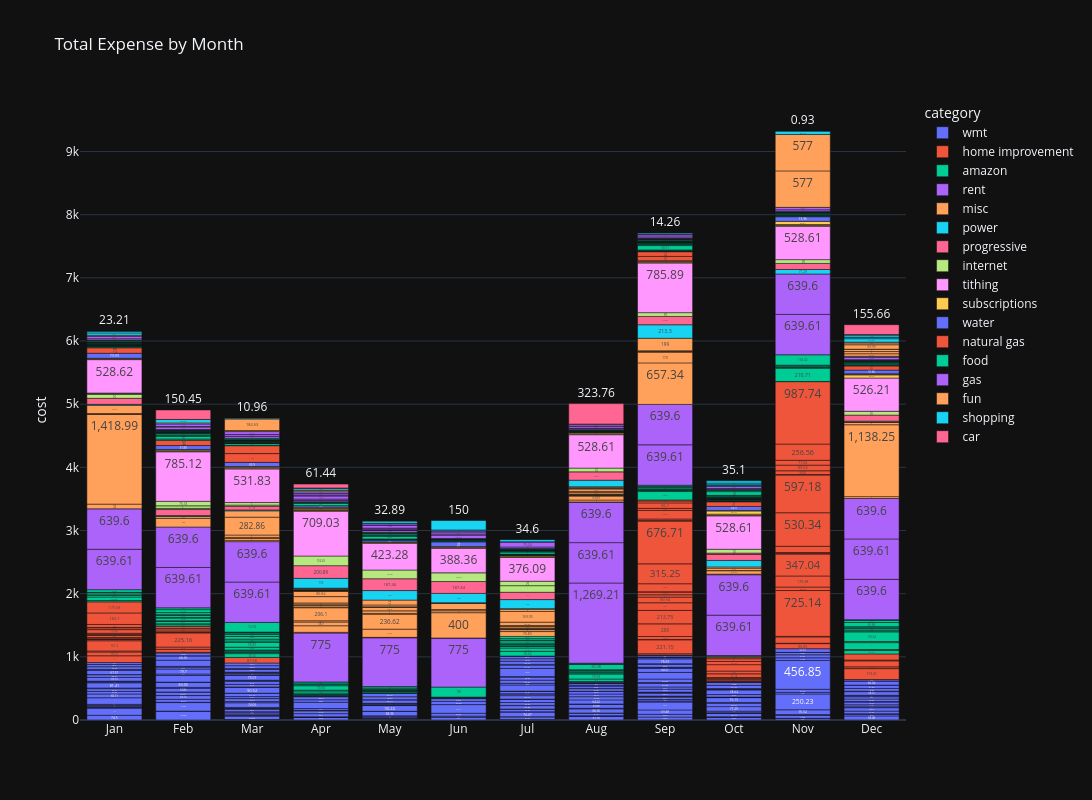

The code cell stored with this chart in its notebook:
### Markdown cell above
### OG Graph Remake

### Code cell
# tempDF = df.group_by(["monthName", 'month']).agg(pl.sum("cost")) 

fig = px.bar(df.to_pandas(), x="monthName", y="cost", color="category", hover_data=['description', 'cardType', 'day'],
             title="Total Expense by Month",
             category_orders={"monthName": month_order},
             template='plotly_dark',
             labels={'monthName':''},
             text_auto=True,
             height=800,
             width=1600)

fig.show()
# fig.show()

### Figure 1 — Plotly figure (JSON) as saved in the notebook; plotly's stock layout.template omitted (floating-point values rounded to 4 significant figures; data arrays with more than 128 entries replaced by an {"elided": "..."} marker saying what was removed)
{"data": [{"customdata": {"elided": "270x3 mixed values"}, "hovertemplate": "category=wmt<br>=%{x}<br>cost=%{y}<br>description=%{customdata[0]}<br>cardType=%{customdata[1]}<br>day=%{customdata[2]}<extra></extra>", "legendgroup": "wmt", "marker": {"color": "#636efa", "pattern": {"shape": ""}}, "name": "wmt", "orientation": "v", "showlegend": true, "textposition": "auto", "texttemplate": "%{y}", "type": "bar", "x": {"elided": "270 str values"}, "xaxis": "x", "y": {"elided": "270 float values"}, "yaxis": "y"}, {"customdata": {"elided": "87x3 mixed values"}, "hovertemplate": "category=home improvement<br>=%{x}<br>cost=%{y}<br>description=%{customdata[0]}<br>cardType=%{customdata[1]}<br>day=%{customdata[2]}<extra></extra>", "legendgroup": "home improvement", "marker": {"color": "#EF553B", "pattern": {"shape": ""}}, "name": "home improvement", "orientation": "v", "showlegend": true, "textposition": "auto", "texttemplate": "%{y}", "type": "bar", "x": ["Jan", "Jan", "Jan", "Jan", "Jan", "Jan", "Jan", "Jan", "Jan", "Jan", "Jan", "Jan", "Jan", "Jan", "Jan", "Jan", "Jan", "Jan", "Jan", "Feb", "Feb", "Feb", "Feb", "Feb", "Feb", "Feb", "Feb", "Feb", "Mar", "Sep", "Sep", "Sep", "Sep", "Sep", "Sep", "Sep", "Sep", "Sep", "Sep", "Sep", "Sep", "Sep", "Sep", "Sep", "Sep", "Sep", "Sep", "Sep", "Sep", "Sep", "Oct", "Oct", "Oct", "Oct", "Oct", "Oct", "Oct", "Oct", "Oct", "Oct", "Oct", "Oct", "Nov", "Nov", "Nov", "Nov", "Nov", "Nov", "Nov", "Nov", "Nov", "Nov", "Nov", "Nov", "Nov", "Nov", "Nov", "Nov", "Nov", "Nov", "Nov", "Nov", "Dec", "Dec", "Dec", "Dec", "Dec"], "xaxis": "x", "y": [107.3, 59.73, 16.43, 161.2, 21.68, 1.08, 1.08, 9.84, 19.04, 30.66, 15.11, 20.82, 57.62, 28.49, 5.04, 0.2, 47.8, 182.1, 175.6, 10.95, 48.6, 34.47, 225.2, 3.83, 12.29, 30.71, 25.2, 29.15, 87.68, 19.74, 221.2, 4.44, 47.65, 200.0, 213.8, 120.2, 89.94, 36.2, 44.94, 3.26, 126.7, 315.2, 676.7, 10.53, 23.0, 134.8, 33.45, 86.7, 30.63, 15.78, 5.96, 5.93, 20.83, 13.16, 13.16, 13.16, 57.74, 43.9, 101.4, 50.69, 43.0, 25.75, 80.85, 5.99, 100.0, 9.27, 725.1, 55.08, 175.4, 347.0, 7.79, 16.0, 99.5, 530.3, 597.2, 8.77, 58.43, 89.62, 77.04, 256.6, 987.7, 3.0, 173.4, 27.29, 95.35, 13.98, 95.42], "yaxis": "y"}, {"customdata": {"elided": "105x3 mixed values"}, "hovertemplate": "category=amazon<br>=%{x}<br>cost=%{y}<br>description=%{customdata[0]}<br>cardType=%{customdata[1]}<br>day=%{customdata[2]}<extra></extra>", "legendgroup": "amazon", "marker": {"color": "#00cc96", "pattern": {"shape": ""}}, "name": "amazon", "orientation": "v", "showlegend": true, "textposition": "auto", "texttemplate": "%{y}", "type": "bar", "x": ["Jan", "Jan", "Jan", "Jan", "Jan", "Jan", "Jan", "Feb", "Feb", "Feb", "Feb", "Feb", "Feb", "Feb", "Feb", "Feb", "Feb", "Feb", "Feb", "Mar", "Mar", "Mar", "Mar", "Mar", "Mar", "Mar", "Mar", "Mar", "Mar", "Mar", "Mar", "Mar", "Mar", "Mar", "Apr", "Apr", "Apr", "Apr", "Apr", "Apr", "Apr", "Apr", "Apr", "May", "May", "May", "May", "May", "May", "May", "May", "May", "May", "Jun", "Jun", "Jul", "Jul", "Jul", "Jul", "Jul", "Jul", "Jul", "Jul", "Jul", "Jul", "Jul", "Aug", "Aug", "Aug", "Aug", "Aug", "Aug", "Aug", "Aug", "Aug", "Aug", "Sep", "Sep", "Sep", "Sep", "Sep", "Sep", "Sep", "Sep", "Oct", "Oct", "Nov", "Nov", "Nov", "Nov", "Nov", "Nov", "Dec", "Dec", "Dec", "Dec", "Dec", "Dec", "Dec", "Dec", "Dec", "Dec", "Dec", "Dec", "Dec"], "xaxis": "x", "y": [21.94, 54.86, 24.95, 23.4, 21.94, 3.73, 42.39, 26.33, 16.44, 35.11, 10.96, 43.88, 8.32, 2.38, 31.82, 10.85, 32.9, 47.18, 28.52, 60.34, 16.45, 14.26, 16.45, 10.96, 43.89, 76.81, 21.94, 28.85, 43.89, 29.62, 21.94, 11.95, 4.01, 152.5, 9.75, 8.13, 19.52, 32.54, 13.01, 70.34, 18.43, 25.23, 16.15, 3.9, 7.8, 18.29, 8.13, 16.25, 2.59, 1.08, 10.3, 18.54, 21.68, 8.13, 158.0, 74.62, 51.94, 27.98, 4.93, 16.26, 10.96, 18.65, 35.65, 7.67, 25.88, 35.65, 38.4, 79.01, 16.26, 13.16, 18.2, 9.87, 10.96, 83.38, 10.96, 8.77, 133.5, 16.26, 8.77, 9.27, 21.93, 13.12, 8.77, 21.68, 16.26, 8.38, 210.7, 16.26, 3.23, 15.5, 13.16, 163.4, 54.06, 16.26, 108.6, 16.43, 153.6, 15.35, 15.91, 25.23, 20.82, 5.48, 65.84, 35.11, 8.77], "yaxis": "y"}, {"customdata": [["ACH Withdrawal PENNYMAC CASH Blake Daniel Dennett", "Debit", 28], ["ACH Withdrawal PENNYMAC CASH Blake Daniel Dennett", "Debit", 14], ["ACH Withdrawal PENNYMAC CASH Blake Daniel Dennett", "Debit", 25], ["ACH Withdrawal PENNYMAC CASH Blake Daniel Dennett", "Debit", 11], ["ACH Withdrawal PENNYMAC CASH Blake Daniel Dennett", "Debit", 25], ["ACH Withdrawal PENNYMAC CASH Blake Daniel Dennett", "Debit", 11], ["ACH Withdrawal ELECTRONIC WITHDRAWAL", "Debit", 4], ["ACH Withdrawal VENMO PAYMENT ADANYA AND BLAKE DENNE", "Debit", 5], ["ACH Withdrawal VENMO PAYMENT ADANYA AND BLAKE DENNE", "Debit", 4], ["ACH Withdrawal PENNYMAC CASH Blake Daniel Dennett", "Debit", 4], ["ACH Withdrawal PENNYMAC CASH Blake Daniel Dennett", "Debit", 27], ["ACH Withdrawal PENNYMAC CASH Blake Daniel Dennett", "Debit", 13], ["ACH Withdrawal PENNYMAC CASH Blake Daniel Dennett", "Debit", 24], ["ACH Withdrawal PENNYMAC CASH Blake Daniel Dennett", "Debit", 10], ["ACH Withdrawal PENNYMAC CASH Blake Daniel Dennett", "Debit", 22], ["ACH Withdrawal PENNYMAC CASH Blake Daniel Dennett", "Debit", 8], ["ACH Withdrawal PENNYMAC CASH Blake Daniel Dennett", "Debit", 19], ["ACH Withdrawal PENNYMAC CASH Blake Daniel Dennett", "Debit", 5], ["ACH Withdrawal PENNYMAC CASH Blake Daniel Dennett", "Debit", 31], ["ACH Withdrawal PENNYMAC CASH Blake Daniel Dennett", "Debit", 17], ["ACH Withdrawal PENNYMAC CASH Blake Daniel Dennett", "Debit", 3]], "hovertemplate": "category=rent<br>=%{x}<br>cost=%{y}<br>description=%{customdata[0]}<br>cardType=%{customdata[1]}<br>day=%{customdata[2]}<extra></extra>", "legendgroup": "rent", "marker": {"color": "#ab63fa", "pattern": {"shape": ""}}, "name": "rent", "orientation": "v", "showlegend": true, "textposition": "auto", "texttemplate": "%{y}", "type": "bar", "x": ["Jan", "Jan", "Feb", "Feb", "Mar", "Mar", "Apr", "May", "Jun", "Aug", "Aug", "Aug", "Sep", "Sep", "Oct", "Oct", "Nov", "Nov", "Dec", "Dec", "Dec"], "xaxis": "x", "y": [639.6, 639.6, 639.6, 639.6, 639.6, 639.6, 775.0, 775.0, 775.0, 1269.0, 639.6, 639.6, 639.6, 639.6, 639.6, 639.6, 639.6, 639.6, 639.6, 639.6, 639.6], "yaxis": "y"}, {"customdata": {"elided": "94x3 mixed values"}, "hovertemplate": "category=misc<br>=%{x}<br>cost=%{y}<br>description=%{customdata[0]}<br>cardType=%{customdata[1]}<br>day=%{customdata[2]}<extra></extra>", "legendgroup": "misc", "marker": {"color": "#FFA15A", "pattern": {"shape": ""}}, "name": "misc", "orientation": "v", "showlegend": true, "textposition": "auto", "texttemplate": "%{y}", "type": "bar", "x": ["Jan", "Jan", "Jan", "Jan", "Jan", "Feb", "Feb", "Mar", "Mar", "Mar", "Mar", "Mar", "Mar", "Apr", "Apr", "Apr", "Apr", "Apr", "Apr", "Apr", "Apr", "Apr", "Apr", "Apr", "Apr", "Apr", "Apr", "Apr", "Apr", "Apr", "Apr", "Apr", "Apr", "May", "May", "May", "May", "May", "May", "May", "May", "May", "May", "May", "May", "Jun", "Jun", "Jun", "Jun", "Jun", "Jun", "Jun", "Jul", "Jul", "Jul", "Jul", "Jul", "Jul", "Jul", "Jul", "Jul", "Jul", "Jul", "Jul", "Jul", "Aug", "Aug", "Aug", "Aug", "Aug", "Aug", "Aug", "Aug", "Aug", "Aug", "Aug", "Aug", "Aug", "Aug", "Sep", "Sep", "Sep", "Sep", "Sep", "Sep", "Oct", "Oct", "Oct", "Oct", "Oct", "Dec", "Dec", "Dec", "Dec"], "xaxis": "x", "y": [75.0, 1419.0, 2.99, 12.99, 130.3, 138.0, 28.45, 20.0, 30.0, 17.01, 38.0, 282.9, 100.0, 10.96, 103.5, 58.9, 20.32, 206.1, 12.23, 22.61, 22.61, 18.89, 100.0, 80.82, 10.95, 8.55, 3.2, 2.35, 1.31, 7.0, 9.87, 3.28, 6.57, 1.04, 1.04, 3.31, 129.7, 236.6, 12.47, 40.0, 53.5, 1.04, 9.0, 30.0, 77.0, 2.6, 400.0, 30.0, 19.13, 100.5, 4.49, 3.49, 76.83, 30.0, 10.6, 1.99, 5.0, 1.1, 27.94, 2.0, 16.43, 53.99, 169.9, 35.0, 9.11, 5.0, 30.0, 63.89, 5.0, 8.67, 3.0, 7.57, 7.43, 25.23, 15.9, 37.59, 11.0, 8.5, 14.86, 657.3, 170.0, 9.99, 1.0, 10.16, 199.0, 9.99, 53.78, 3.0, 37.75, 20.0, 30.0, 1138.0, 38.0, 5.0], "yaxis": "y"}, {"customdata": [["ACH Withdrawal ENTERGY ARKANSAS BANK DRAFT BLAKE DENNETT DIRECT DEBITING", "Debit", 26], ["ACH Withdrawal ENTERGY ARKANSAS BANK DRAFT BLAKE DENNETT DIRECT DEBITING", "Debit", 24], ["ACH Withdrawal ENTERGY ARKANSAS BANK DRAFT BLAKE DENNETT DIRECT DEBITING", "Debit", 24], ["ACH Withdrawal ENTERGY ARKANSAS BANK DRAFT BLAKE DENNETT DIRECT DEBITING", "Debit", 21], ["ACH Withdrawal ENTERGY ARKANSAS BANK DRAFT BLAKE DENNETT DIRECT DEBITING", "Debit", 20], ["ACH Withdrawal ENTERGY ARKANSAS BANK DRAFT BLAKE DENNETT DIRECT DEBITING", "Debit", 23], ["ACH Withdrawal ENTERGY ARKANSAS BANK DRAFT BLAKE DENNETT DIRECT DEBITING", "Debit", 21], ["ACH Withdrawal ENTERGY ARKANSAS BANK DRAFT BLAKE DENNETT DIRECT DEBITING", "Debit", 18], ["ACH Withdrawal ENTERGY ARKANSAS BANK DRAFT BLAKE DENNETT DIRECT DEBITING", "Debit", 24], ["ACH Withdrawal ENTERGY ARKANSAS BANK DRAFT BLAKE DENNETT DIRECT DEBITING", "Debit", 24], ["ACH Withdrawal ENTERGY ARKANSAS BANK DRAFT BLAKE DENNETT DIRECT DEBITING", "Debit", 24], ["ACH Withdrawal ENTERGY ARKANSAS BANK DRAFT BLAKE DENNETT DIRECT DEBITING", "Debit", 26]], "hovertemplate": "category=power<br>=%{x}<br>cost=%{y}<br>description=%{customdata[0]}<br>cardType=%{customdata[1]}<br>day=%{customdata[2]}<extra></extra>", "legendgroup": "power", "marker": {"color": "#19d3f3", "pattern": {"shape": ""}}, "name": "power", "orientation": "v", "showlegend": true, "textposition": "auto", "texttemplate": "%{y}", "type": "bar", "x": ["Jan", "Feb", "Mar", "Apr", "May", "Jun", "Jul", "Aug", "Sep", "Oct", "Nov", "Dec"], "xaxis": "x", "y": [13.8, 14.17, 14.53, 155.0, 151.0, 148.0, 143.0, 105.1, 213.3, 102.1, 71.29, 13.8], "yaxis": "y"}, {"customdata": [["ACH Withdrawal STATE FARM RO 27 CPC-CLIENT BLAKE DENNETT", "Debit", 21], ["ACH Withdrawal STATE FARM RO 27 CPC-CLIENT BLAKE DENNETT", "Debit", 19], ["ACH Withdrawal STATE FARM RO 27 CPC-CLIENT BLAKE DENNETT", "Debit", 19], ["ACH Withdrawal PROG DIRECT INS INS PREM Blake Dennett BRANCH03DEBIT ACH", "Debit", 10], ["ACH Withdrawal PROG DIRECT INS INS PREM Blake Dennett BRANCH03DEBIT ACH", "Debit", 12], ["ACH Withdrawal PROG DIRECT INS INS PREM Blake Dennett BRANCH03DEBIT ACH", "Debit", 10], ["ACH Withdrawal PROG DIRECT INS INS PREM Blake Dennett BRANCH03DEBIT ACH", "Debit", 10], ["ACH Withdrawal PROG DIRECT INS INS PREM Blake Dennett BRANCH03DEBIT ACH", "Debit", 12], ["ACH Withdrawal PROG DIRECT INS INS PREM Blake Dennett BRANCH03DEBIT ACH", "Debit", 10], ["ACH Withdrawal STATE FARM BILLG PAYMENTS DENNETT BLAKE", "Debit", 14], ["ACH Withdrawal PROG DIRECT INS INS PREM Blake Dennett BRANCH03DEBIT ACH", "Debit", 10], ["ACH Withdrawal STATE FARM RO 27 CPC-CLIENT BLAKE DENNETT", "Debit", 19], ["ACH Withdrawal STATE FARM RO 27 CPC-CLIENT BLAKE DENNETT", "Debit", 19]], "hovertemplate": "category=progressive<br>=%{x}<br>cost=%{y}<br>description=%{customdata[0]}<br>cardType=%{customdata[1]}<br>day=%{customdata[2]}<extra></extra>", "legendgroup": "progressive", "marker": {"color": "#FF6692", "pattern": {"shape": ""}}, "name": "progressive", "orientation": "v", "showlegend": true, "textposition": "auto", "texttemplate": "%{y}", "type": "bar", "x": ["Jan", "Feb", "Mar", "Apr", "May", "Jun", "Jul", "Aug", "Sep", "Oct", "Oct", "Nov", "Dec"], "xaxis": "x", "y": [96.04, 96.04, 57.75, 200.9, 187.4, 187.4, 116.2, 131.9, 131.8, 96.07, 20.8, 96.04, 96.04], "yaxis": "y"}, {"customdata": [["ACH Withdrawal OPTIMUM 7701 CABLE PMNT B DENNETT", "Debit", 20], ["VISIBLE                  866-331-3527 CO", "Credit", 27], ["VISIBLE                  866-331-3527 CO", "Credit", 25], ["PY *TCW                  501-3299144  AR", "Credit", 22], ["ACH Withdrawal OPTIMUM 7701 CABLE PMNT B DENNETT", "Debit", 27], ["VISIBLE                  866-331-3527 CO", "Credit", 25], ["PY *TCW                  501-3299144  AR", "Credit", 15], ["ACH Withdrawal VIASAT, INC. J2501 RCUR BLAKE DENNETT", "Debit", 23], ["ACH Withdrawal VIASAT, INC. J2531 RCUR BLAKE DENNETT", "Debit", 23], ["ACH Withdrawal VIASAT, INC. J2562 RCUR BLAKE DENNETT", "Debit", 23], ["ACH Withdrawal VIASAT, INC. J2592 RCUR BLAKE DENNETT", "Debit", 23], ["ACH Withdrawal OPTIMUM 7701 CABLE PMNT B DENNETT", "Debit", 8], ["ACH Withdrawal OPTIMUM 7701 CABLE PMNT B DENNETT", "Debit", 19], ["ACH Withdrawal OPTIMUM 7701 CABLE PMNT B DENNETT", "Debit", 19], ["ACH Withdrawal OPTIMUM 7701 CABLE PMNT B DENNETT", "Debit", 20], ["ACH Withdrawal OPTIMUM 7701 CABLE PMNT B DENNETT", "Debit", 19], ["ACH Withdrawal OPTIMUM 7701 CABLE PMNT B DENNETT", "Debit", 19]], "hovertemplate": "category=internet<br>=%{x}<br>cost=%{y}<br>description=%{customdata[0]}<br>cardType=%{customdata[1]}<br>day=%{customdata[2]}<extra></extra>", "legendgroup": "internet", "marker": {"color": "#B6E880", "pattern": {"shape": ""}}, "name": "internet", "orientation": "v", "showlegend": true, "textposition": "auto", "texttemplate": "%{y}", "type": "bar", "x": ["Jan", "Jan", "Feb", "Feb", "Feb", "Mar", "Mar", "Apr", "May", "Jun", "Jul", "Jul", "Aug", "Sep", "Oct", "Nov", "Dec"], "xaxis": "x", "y": [60.0, 19.0, 19.0, 40.0, 70.33, 19.0, 40.0, 152.7, 137.7, 137.7, 104.3, 70.0, 60.0, 60.0, 60.0, 60.0, 60.0], "yaxis": "y"}, {"customdata": [["ACH Withdrawal Ch JesusChrist DONATION BLAKE DANIEL DENNETT 202601051553583", "Debit", 6], ["ACH Withdrawal Ch JesusChrist DONATION BLAKE DANIEL DENNETT 202601051553583", "Debit", 6], ["ACH Withdrawal Ch JesusChrist DONATION BLAKE DANIEL DENNETT 2026020912040511", "Debit", 10], ["ACH Withdrawal Ch JesusChrist DONATION BLAKE DANIEL DENNETT 2026030912040312", "Debit", 10], ["Ch JesusChrist  DONATION  250401", "Debit", 1], ["ACH Withdrawal Ch JesusChrist DONATION BLAKE DANIEL DENNETT 202505051205419", "Debit", 6], ["ACH Withdrawal Ch JesusChrist DONATION BLAKE DANIEL DENNETT 2025060212401616", "Debit", 3], ["ACH Withdrawal Ch JesusChrist DONATION BLAKE DANIEL DENNETT 202507071205460", "Debit", 8], ["ACH Withdrawal Ch JesusChrist DONATION BLAKE DANIEL DENNETT 202508041210124", "Debit", 5], ["ACH Withdrawal Ch JesusChrist DONATION BLAKE DANIEL DENNETT 2025090812051614", "Debit", 9], ["ACH Withdrawal Ch JesusChrist DONATION BLAKE DANIEL DENNETT 2025111712060411", "Debit", 18], ["ACH Withdrawal Ch JesusChrist DONATION BLAKE DANIEL DENNETT 202511171205510", "Debit", 18], ["ACH Withdrawal Ch JesusChrist DONATION BLAKE DANIEL DENNETT 202512081205105", "Debit", 9]], "hovertemplate": "category=tithing<br>=%{x}<br>cost=%{y}<br>description=%{customdata[0]}<br>cardType=%{customdata[1]}<br>day=%{customdata[2]}<extra></extra>", "legendgroup": "tithing", "marker": {"color": "#FF97FF", "pattern": {"shape": ""}}, "name": "tithing", "orientation": "v", "showlegend": true, "textposition": "auto", "texttemplate": "%{y}", "type": "bar", "x": ["Jan", "Jan", "Feb", "Mar", "Apr", "May", "Jun", "Jul", "Aug", "Sep", "Oct", "Nov", "Dec"], "xaxis": "x", "y": [5.0, 528.6, 785.1, 531.8, 709.0, 423.3, 388.4, 376.1, 528.6, 785.9, 528.6, 528.6, 526.2], "yaxis": "y"}, {"customdata": [["Card purchase Spotify USA  877-7781161 NY 01-05-2026", "Debit", 5], ["Netflix                  1 8445052993 CA", "Credit", 27], ["NETFLIX", "Credit", 28], ["Audible*XR59M3UR3        Amzn.com/billNJ", "Credit", 22], ["Card purchase Spotify P3F0F2B906  New York NY 02-05-2026", "Debit", 5], ["Card purchase Spotify P400B3C572  New York NY 03-05-2026", "Debit", 5], ["Netflix.com              netflix.com  CA", "Credit", 29], ["Audible*Y354A9E53        Amzn.com/billNJ", "Credit", 22], ["Card purchase Spotify USA    04-24-2025", "Debit", 24], ["Bill payment Withdrawal Phtoshp Lightrm  San Jose, CA", "Debit", 13], ["APPLE.COM/BILL           866-712-7753 CA", "Credit", 13], ["APPLE.COM/BILL           866-712-7753 CA", "Credit", 10], ["APPLE.COM/BILL           866-712-7753 CA", "Credit", 7], ["Card purchase Spotify USA    05-24-2025", "Debit", 25], ["Bill payment Withdrawal Phtoshp Lightrm Bndl Park Avenue,345 adobe.com, CA", "Debit", 13], ["Card purchase Spotify USA    06-24-2025", "Debit", 24], ["Bill payment Withdrawal Phtoshp Lightrm Bndl Park Avenue,345 adobe.com, CA", "Debit", 13], ["Card purchase Spotify P38DD91210    07-24-2025", "Debit", 24], ["Bill payment Withdrawal Phtoshp Lightrm Bndl Park Avenue,345 adobe.com, CA", "Debit", 13], ["Card purchase Spotify P39D6B1224    08-24-2025", "Debit", 24], ["Bill payment Withdrawal Phtoshp Lightrm Bndl Park Avenue,345 adobe.com, CA", "Debit", 13], ["NETFLIX.COM              NETFLIX.COM  CA", "Credit", 28], ["Card purchase Spotify P3AD773BF6    09-24-2025", "Debit", 24], ["Bill payment Withdrawal Phtoshp Lightrm Bndl Park Avenue,345 adobe.com, CA", "Debit", 13], ["NETFLIX", "Credit", 28], ["Card purchase Spotify P3BC3DFBFD  New York NY 10-24-2025", "Debit", 24], ["Bill payment Withdrawal ADOBE INC PHTOSHP LIGHTRM ADOBE.COM SAN JOSE, CA", "Debit", 13], ["ACH Withdrawal ADT SECURITY SER ADTPAPACH DENNETT, BLAKE", "Debit", 10], ["NETFLIX.COM              NETFLIX.COM  CA", "Credit", 28], ["Card purchase Spotify P3CB6775D6  New York NY 11-24-2025", "Debit", 23], ["Bill payment Withdrawal ADOBE INC PHTOSHP LIGHTRM ADOBE.COM SAN JOSE, CA", "Debit", 13], ["ACH Withdrawal ADT SECURITY SER ADTPAPACH DENNETT, BLAKE", "Debit", 10], ["ACH Withdrawal ADT SECURITY SER ADTPAPACH DENNETT, BLAKE", "Debit", 8], ["Netflix                  1 8445052993 CA", "Credit", 28], ["NETFLIX.COM              NETFLIX.COM  CA", "Credit", 2]], "hovertemplate": "category=subscriptions<br>=%{x}<br>cost=%{y}<br>description=%{customdata[0]}<br>cardType=%{customdata[1]}<br>day=%{customdata[2]}<extra></extra>", "legendgroup": "subscriptions", "marker": {"color": "#FECB52", "pattern": {"shape": ""}}, "name": "subscriptions", "orientation": "v", "showlegend": true, "textposition": "auto", "texttemplate": "%{y}", "type": "bar", "x": ["Jan", "Jan", "Feb", "Feb", "Feb", "Mar", "Mar", "Mar", "Apr", "Apr", "Apr", "Apr", "Apr", "May", "May", "Jun", "Jun", "Jul", "Jul", "Aug", "Aug", "Aug", "Sep", "Sep", "Sep", "Oct", "Oct", "Oct", "Oct", "Nov", "Nov", "Nov", "Dec", "Dec", "Dec"], "xaxis": "x", "y": [11.99, 8.77, 8.77, 16.41, 11.99, 12.99, 8.77, 16.41, 11.99, 9.99, 16.49, 7.99, 15.99, 11.99, 9.99, 11.99, 14.99, 11.99, 14.99, 11.99, 14.99, 8.77, 11.99, 14.99, 8.77, 11.99, 14.99, 50.47, 8.77, 11.99, 14.99, 50.47, 50.47, 8.77, 8.77], "yaxis": "y"}, {"customdata": [["ACH Withdrawal EL DORADO WATER UMS BILL DENNETT, BLAKE", "Debit", 2], ["ACH Withdrawal EL DORADO WATER UMS BILL DENNETT, BLAKE", "Debit", 3], ["ACH Withdrawal EL DORADO WATER UMS BILL DENNETT, BLAKE", "Debit", 4], ["Check", "Debit", 29], ["SHARE CHECK", "Debit", 29], ["Card purchase EL DORADO WATER UTI    06-27-2025", "Debit", 29], ["ACH Withdrawal EL DORADO WATER UMS BILL DENNETT, BLAKE", "Debit", 2], ["ACH Withdrawal EL DORADO WATER UMS BILL DENNETT, BLAKE", "Debit", 3], ["ACH Withdrawal EL DORADO WATER UMS BILL DENNETT, BLAKE", "Debit", 3]], "hovertemplate": "category=water<br>=%{x}<br>cost=%{y}<br>description=%{customdata[0]}<br>cardType=%{customdata[1]}<br>day=%{customdata[2]}<extra></extra>", "legendgroup": "water", "marker": {"color": "#636efa", "pattern": {"shape": ""}}, "name": "water", "orientation": "v", "showlegend": true, "textposition": "auto", "texttemplate": "%{y}", "type": "bar", "x": ["Jan", "Feb", "Mar", "Apr", "May", "Jun", "Oct", "Nov", "Dec"], "xaxis": "x", "y": [79.99, 61.88, 65.9, 25.24, 24.47, 75.0, 62.9, 73.96, 57.86], "yaxis": "y"}, {"customdata": [["ACH Withdrawal SUMMIT SUA BILLPAY BLAKE DENNETT BILLPAY", "Debit", 1], ["ACH Withdrawal SUMMIT SUA BILLPAY BLAKE DENNETT BILLPAY", "Debit", 2], ["ACH Withdrawal SUMMIT SUA BILLPAY BLAKE DENNETT BILLPAY", "Debit", 31], ["ACH Withdrawal SUMMIT SUA BILLPAY BLAKE DENNETT BILLPAY", "Debit", 3], ["ACH Withdrawal SUMMIT SUA BILLPAY BLAKE DENNETT BILLPAY", "Debit", 30], ["ACH Withdrawal SUMMIT SUA BILLPAY BLAKE DENNETT BILLPAY", "Debit", 2], ["ACH Withdrawal SUMMIT SUA BILLPAY BLAKE DENNETT BILLPAY", "Debit", 30], ["ACH Withdrawal SUMMIT SUA BILLPAY BLAKE DENNETT BILLPAY", "Debit", 2]], "hovertemplate": "category=natural gas<br>=%{x}<br>cost=%{y}<br>description=%{customdata[0]}<br>cardType=%{customdata[1]}<br>day=%{customdata[2]}<extra></extra>", "legendgroup": "natural gas", "marker": {"color": "#EF553B", "pattern": {"shape": ""}}, "name": "natural gas", "orientation": "v", "showlegend": true, "textposition": "auto", "texttemplate": "%{y}", "type": "bar", "x": ["Jan", "Feb", "Mar", "Mar", "Sep", "Sep", "Oct", "Dec"], "xaxis": "x", "y": [87.0, 84.0, 139.0, 125.0, 69.0, 74.0, 75.0, 66.0], "yaxis": "y"}, {"customdata": {"elided": "216x3 mixed values"}, "hovertemplate": "category=food<br>=%{x}<br>cost=%{y}<br>description=%{customdata[0]}<br>cardType=%{customdata[1]}<br>day=%{customdata[2]}<extra></extra>", "legendgroup": "food", "marker": {"color": "#00cc96", "pattern": {"shape": ""}}, "name": "food", "orientation": "v", "showlegend": true, "textposition": "auto", "texttemplate": "%{y}", "type": "bar", "x": {"elided": "216 str values"}, "xaxis": "x", "y": {"elided": "216 float values"}, "yaxis": "y"}, {"customdata": [["EXXON MISSLE MART 7      EL DORADO    AR", "Credit", 29], ["MURPHY7520ATWALMART      EL DORADO    AR", "Credit", 18], ["MURPHY7520ATWALMART      EL DORADO    AR", "Credit", 1], ["NITRO STATION            REXBURG      ID", "Credit", 27], ["SHELL OIL 12786350004    EL DORADO    AR", "Credit", 23], ["Card purchase MURPHY7520ATWALMART  EL DORADO AR 02-02-2026", "Debit", 2], ["MURPHY7520ATWALMART      EL DORADO    AR", "Credit", 23], ["MURPHY7520ATWALMART      EL DORADO    AR", "Credit", 8], ["MURPHY7520ATWALMART      EL DORADO    AR", "Credit", 8], ["POS Withdrawal MURPHY7520ATWALMART  EL DORADO AR", "Debit", 29], ["Card purchase MURPHY7520ATWALMART    04-24-2025", "Debit", 25], ["POS Withdrawal MURPHY7520ATWALM  EL DORADO AR", "Debit", 11], ["POS Withdrawal MURPHY7520ATWALM  EL DORADO AR", "Debit", 10], ["Card purchase CHEVRON 0352098    04-03-2025", "Debit", 6], ["MURPHY7520ATWALMART      EL DORADO    AR", "Credit", 23], ["EXXON EXPRESSWAY #672    EL DORADO    AR", "Credit", 31], ["EXXON EXPRESSWAY #672    EL DORADO    AR", "Credit", 31], ["MURPHY7520ATWALMART      EL DORADO    AR", "Credit", 16], ["MURPHY7520ATWALMART      EL DORADO    AR", "Credit", 11], ["MURPHY7520ATWALMART      EL DORADO    AR", "Credit", 9], ["Card purchase MURPHY7520ATWALMART    05-23-2025", "Debit", 25], ["Card purchase CHEVRON 0352098    06-06-2025", "Debit", 8], ["CHEVRON 0352098          EL DORADO    AR", "Credit", 30], ["MURPHY7520ATWALMART      EL DORADO    AR", "Credit", 27], ["MURPHY7520ATWALMART      EL DORADO    AR", "Credit", 2], ["MURPHY7520ATWALMART      EL DORADO    AR", "Credit", 10], ["SHELL OIL 12786340005    EL DORADO    AR", "Credit", 6], ["SHELL OIL 12786340005    EL DORADO    AR", "Credit", 6], ["MURPHY7520ATWALMART      EL DORADO    AR", "Credit", 20], ["EXXON MISSLE MART 7      EL DORADO    AR", "Credit", 17], ["MURPHY7520ATWALMART      EL DORADO    AR", "Credit", 5], ["MURPHY7520ATWALMART      EL DORADO    AR", "Credit", 3], ["POS Withdrawal MISSLE MART 7  EL DORADO AR", "Debit", 13], ["POS Withdrawal MURPHY7520ATWALMART  EL DORADO AR", "Debit", 12], ["MURPHY7520ATWALMART      EL DORADO    AR", "Credit", 22], ["EXXON MISSLE MART 7      EL DORADO    AR", "Credit", 14], ["MURPHY7520ATWALMART      EL DORADO    AR", "Credit", 6], ["MURPHY7520ATWALMART      EL DORADO    AR", "Credit", 5], ["POS Withdrawal MISSLE MART 7  EL DORADO AR", "Debit", 22], ["Card purchase MURPHY7520ATWALMART  EL DORADO AR 11-03-2025", "Debit", 3], ["Card purchase MURPHY7520ATWALMART  EL DORADO AR 12-02-2025", "Debit", 3], ["MURPHY7520ATWALMART      EL DORADO    AR", "Credit", 22]], "hovertemplate": "category=gas<br>=%{x}<br>cost=%{y}<br>description=%{customdata[0]}<br>cardType=%{customdata[1]}<br>day=%{customdata[2]}<extra></extra>", "legendgroup": "gas", "marker": {"color": "#ab63fa", "pattern": {"shape": ""}}, "name": "gas", "orientation": "v", "showlegend": true, "textposition": "auto", "texttemplate": "%{y}", "type": "bar", "x": ["Jan", "Jan", "Jan", "Feb", "Feb", "Feb", "Mar", "Mar", "Mar", "Apr", "Apr", "Apr", "Apr", "Apr", "Apr", "May", "May", "May", "May", "May", "May", "Jun", "Jun", "Jun", "Jun", "Jul", "Jul", "Jul", "Aug", "Aug", "Aug", "Aug", "Sep", "Sep", "Sep", "Sep", "Oct", "Oct", "Nov", "Nov", "Dec", "Dec"], "xaxis": "x", "y": [4.79, 21.98, 38.44, 41.3, 6.24, 41.05, 31.11, 27.94, 46.93, 22.24, 20.99, 47.55, 15.03, 23.18, 29.41, 29.39, 3.83, 15.87, 15.56, 41.54, 26.09, 54.67, 18.56, 30.66, 18.09, 24.75, 79.24, 3.4, 17.09, 6.62, 29.57, 25.67, 10.73, 31.42, 27.14, 4.19, 16.55, 31.72, 27.91, 39.49, 38.79, 15.6], "yaxis": "y"}, {"customdata": [["AMAZON PRIME*A27G36H33   Amzn.com/billWA", "Credit", 21], ["AMAZON PRIME*6Y8YV0J23   Amzn.com/billWA", "Credit", 22], ["AMAZON PRIME*9H7NW9H23   Amzn.com/billWA", "Credit", 22], ["UNITED AG AND TURF MAGNOLMAGNOLIA     AR", "Credit", 16], ["Card purchase CEP*EL DORADO GOLF &amp;    04-12-2025", "Debit", 13], ["LION'S CLUB GOLF COURSE  EL DORADO    AR", "Credit", 15], ["CEP*EL DORADO GOLF &     EL DORADO    AR", "Credit", 10], ["Card purchase UNITED  UNITED.COM TX 11-03-2025", "Debit", 4], ["Card purchase UNITED  UNITED.COM TX 11-03-2025", "Debit", 4], ["Card purchase THE ROCK GYM REXBURG  154-13165747 ID 12-23-2025", "Debit", 23], ["Card purchase UNITED  UNITED.COM TX 12-19-2025", "Debit", 20], ["Card purchase UNITED  UNITED.COM TX 12-19-2025", "Debit", 20], ["Card purchase Prime Video *AN1Y36BO3  888-802-3080 WA 12-14-2025", "Debit", 14], ["POS Withdrawal PLAYSTATION NETWORK  FOSTER CITY CA", "Debit", 7], ["GRAVITY FACTORY          REXBURG      ID", "Credit", 29], ["EAST IDAHO AQUARIUM      IDAHO FALLS  ID", "Credit", 26]], "hovertemplate": "category=fun<br>=%{x}<br>cost=%{y}<br>description=%{customdata[0]}<br>cardType=%{customdata[1]}<br>day=%{customdata[2]}<extra></extra>", "legendgroup": "fun", "marker": {"color": "#FFA15A", "pattern": {"shape": ""}}, "name": "fun", "orientation": "v", "showlegend": true, "textposition": "auto", "texttemplate": "%{y}", "type": "bar", "x": ["Jan", "Feb", "Mar", "Mar", "Apr", "May", "Aug", "Nov", "Nov", "Dec", "Dec", "Dec", "Dec", "Dec", "Dec", "Dec"], "xaxis": "x", "y": [16.45, 16.45, 16.45, 182.6, 21.61, 9.0, 10.3, 577.0, 577.0, 39.28, 35.0, 35.0, 2.73, 69.99, 28.62, 12.48], "yaxis": "y"}, {"customdata": [["REXBURG DI               REXBURG      ID", "Credit", 2], ["SP REAL DEALS REXBUR     120-86074000 ID", "Credit", 1], ["POS Withdrawal T J MAXX #1330  EL DORADO AR", "Debit", 6], ["POS Withdrawal T J MAXX #1330  EL DORADO AR", "Debit", 4], ["T J MAXX #1330           EL DORADO    AR", "Credit", 8], ["T J MAXX #1330           EL DORADO    AR", "Credit", 20], ["Card purchase T J MAXX #1330    05-20-2025", "Debit", 22], ["Card purchase SHEIN.COM    06-01-2025", "Debit", 2], ["GLOSS* ZOE FRYE HAIR     185-57702098 NV", "Credit", 15], ["Card purchase SHEIN.COM    06-29-2025", "Debit", 1], ["T J MAXX #1330           EL DORADO    AR", "Credit", 26], ["Card purchase SHEIN.COM  844-8022500 CA 10-24-2025", "Debit", 26], ["Credit or debit card Withdrawal SHEIN.COM 844-8022500 CA  XXXXXXXXXXXX5143", "Debit", 26], ["OLDNAVY.COM              800-427-7895 CA", "Credit", 23], ["T J MAXX #1330           EL DORADO    AR", "Credit", 19], ["Card purchase SHEIN.COM  844-8022500 NY 11-24-2025", "Debit", 25], ["Credit or debit card Withdrawal SHEIN.COM 844-8022500 NY  XXXXXXXXXXXX5143", "Debit", 25], ["POS Withdrawal REXBURG DI  REXBURG ID", "Debit", 22], ["REXBURG DI               REXBURG      ID", "Credit", 26], ["T J MAXX #1330           EL DORADO    AR", "Credit", 7], ["SALONCENTRIC             EL DORADO    AR", "Credit", 3]], "hovertemplate": "category=shopping<br>=%{x}<br>cost=%{y}<br>description=%{customdata[0]}<br>cardType=%{customdata[1]}<br>day=%{customdata[2]}<extra></extra>", "legendgroup": "shopping", "marker": {"color": "#19d3f3", "pattern": {"shape": ""}}, "name": "shopping", "orientation": "v", "showlegend": true, "textposition": "auto", "texttemplate": "%{y}", "type": "bar", "x": ["Jan", "Jan", "Feb", "Feb", "Mar", "Apr", "May", "Jun", "Jun", "Jul", "Sep", "Oct", "Oct", "Oct", "Oct", "Nov", "Nov", "Dec", "Dec", "Dec", "Dec"], "xaxis": "x", "y": [37.1, 23.21, 54.84, 0.07, 10.96, 27.43, 32.89, 14.43, 150.0, 34.6, 14.26, 21.83, 5.98, 27.44, 35.1, 53.79, 0.93, 54.59, 21.2, 27.43, 17.57], "yaxis": "y"}, {"customdata": [["POS Withdrawal WAL-MART #0530  EL DORADO AR", "Debit", 6], ["AUTOZONE #0159           EL DORADO    AR", "Credit", 22], ["AUTOZONE #0159           EL DORADO    AR", "Credit", 22], ["Card purchase IRONHEART AUTOMOTIVE L    08-30-2025", "Debit", 31], ["IRONHEART AUTOMOTIVE     EL DORADO    AR", "Credit", 19]], "hovertemplate": "category=car<br>=%{x}<br>cost=%{y}<br>description=%{customdata[0]}<br>cardType=%{customdata[1]}<br>day=%{customdata[2]}<extra></extra>", "legendgroup": "car", "marker": {"color": "#FF6692", "pattern": {"shape": ""}}, "name": "car", "orientation": "v", "showlegend": true, "textposition": "auto", "texttemplate": "%{y}", "type": "bar", "x": ["Feb", "Apr", "Apr", "Aug", "Dec"], "xaxis": "x", "y": [150.4, 10.96, 61.44, 323.8, 155.7], "yaxis": "y"}], "layout": {"barmode": "relative", "height": 800, "legend": {"title": {"text": "category"}, "tracegroupgap": 0}, "title": {"text": "Total Expense by Month"}, "width": 1600, "xaxis": {"anchor": "y", "categoryarray": ["Jan", "Feb", "Mar", "Apr", "May", "Jun", "Jul", "Aug", "Sep", "Oct", "Nov", "Dec"], "categoryorder": "array", "domain": [0, 1], "title": {"text": ""}}, "yaxis": {"anchor": "x", "domain": [0, 1], "title": {"text": "cost"}}}}
